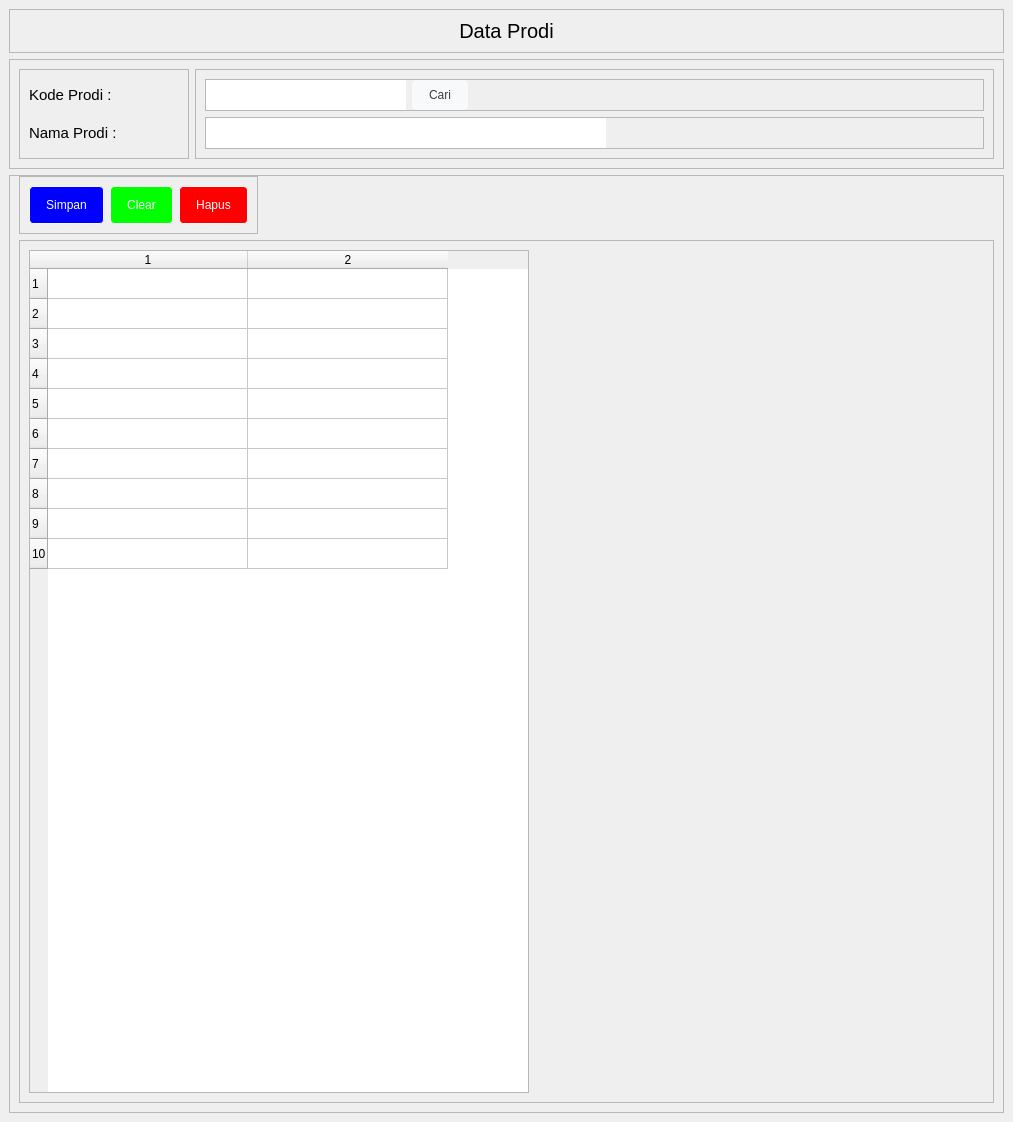
<?xml version="1.0" encoding="UTF-8"?>
<ui version="4.0">
 <class>MainWindow</class>
 <widget class="QMainWindow" name="MainWindow">
  <property name="geometry">
   <rect>
    <x>0</x>
    <y>0</y>
    <width>1013</width>
    <height>1122</height>
   </rect>
  </property>
  <property name="minimumSize">
   <size>
    <width>480</width>
    <height>0</height>
   </size>
  </property>
  <property name="windowTitle">
   <string>MainWindow</string>
  </property>
  <property name="styleSheet">
   <string notr="true">QScrollArea{
border: none;
}

QScrollBar:vertical {
	background-color:#fefefe;
	width:10px;
}
QScrollBar::handle:vertical {
	background-color: #808793;
	min-height: 30px;
	border-radius: 4px;
}
QScrollBar::handle:vertical:hover{	
	background-color:#a1a6af;
}

QScrollBar:horizontal {
	background-color:#fefefe;
	height:10px;
}
QScrollBar::handle:horizontal {
	background-color: #808793;
	min-height: 30px;
	border-radius: 4px;
}
QScrollBar::handle:horizontal:hover{	
	background-color:#a1a6af;
}

QLineEdit, QDateEdit {
	border: none;
}

QLineEdit,QComboBox {
height: 30px;
}

QPushButton {
  background-color: #f8f9fa;
  border: 1px solid #f8f9fa;
  border-radius: 4px;
  color: #3c4043;
  height: 36px;
  line-height: 27px;
  min-width: 10px;
  padding: 0 16px;
  text-align: center;
  white-space: pre;
}

QPushButton:hover {
  border-color: #4285f4;
  outline: none;
}

#btnSimpan{
	color: rgb(255, 255, 255);
	background-color: rgb(0, 0, 255);
}

#btnClear{
	color: rgb(255, 255, 255);
	background-color: rgb(0, 255, 0);
}

#btnHapus{
	color: rgb(255, 255, 255);
	background-color: rgb(255, 0, 0);
}</string>
  </property>
  <widget class="QWidget" name="centralwidget">
   <property name="sizePolicy">
    <sizepolicy hsizetype="Preferred" vsizetype="Preferred">
     <horstretch>0</horstretch>
     <verstretch>0</verstretch>
    </sizepolicy>
   </property>
   <property name="styleSheet">
    <string notr="true"/>
   </property>
   <layout class="QVBoxLayout" name="verticalLayout">
    <property name="spacing">
     <number>0</number>
    </property>
    <property name="leftMargin">
     <number>0</number>
    </property>
    <property name="topMargin">
     <number>0</number>
    </property>
    <property name="rightMargin">
     <number>0</number>
    </property>
    <property name="bottomMargin">
     <number>0</number>
    </property>
    <item>
     <widget class="QScrollArea" name="scrollArea">
      <property name="widgetResizable">
       <bool>true</bool>
      </property>
      <widget class="QWidget" name="scrollAreaWidgetContents">
       <property name="geometry">
        <rect>
         <x>0</x>
         <y>0</y>
         <width>1013</width>
         <height>1122</height>
        </rect>
       </property>
       <layout class="QVBoxLayout" name="verticalLayout_2">
        <item alignment="Qt::AlignTop">
         <widget class="QFrame" name="frame">
          <property name="frameShape">
           <enum>QFrame::StyledPanel</enum>
          </property>
          <property name="frameShadow">
           <enum>QFrame::Raised</enum>
          </property>
          <layout class="QVBoxLayout" name="verticalLayout_3">
           <item>
            <widget class="QLabel" name="label">
             <property name="font">
              <font>
               <pointsize>15</pointsize>
              </font>
             </property>
             <property name="text">
              <string>Data Prodi</string>
             </property>
             <property name="alignment">
              <set>Qt::AlignCenter</set>
             </property>
            </widget>
           </item>
          </layout>
         </widget>
        </item>
        <item>
         <widget class="QFrame" name="frame_2">
          <property name="sizePolicy">
           <sizepolicy hsizetype="Preferred" vsizetype="Preferred">
            <horstretch>0</horstretch>
            <verstretch>0</verstretch>
           </sizepolicy>
          </property>
          <property name="frameShape">
           <enum>QFrame::StyledPanel</enum>
          </property>
          <property name="frameShadow">
           <enum>QFrame::Raised</enum>
          </property>
          <layout class="QHBoxLayout" name="horizontalLayout">
           <item>
            <widget class="QFrame" name="frame_4">
             <property name="sizePolicy">
              <sizepolicy hsizetype="Expanding" vsizetype="Preferred">
               <horstretch>0</horstretch>
               <verstretch>0</verstretch>
              </sizepolicy>
             </property>
             <property name="minimumSize">
              <size>
               <width>170</width>
               <height>0</height>
              </size>
             </property>
             <property name="maximumSize">
              <size>
               <width>170</width>
               <height>16777215</height>
              </size>
             </property>
             <property name="font">
              <font>
               <family>Segoe UI Symbol</family>
               <pointsize>9</pointsize>
              </font>
             </property>
             <property name="frameShape">
              <enum>QFrame::StyledPanel</enum>
             </property>
             <property name="frameShadow">
              <enum>QFrame::Raised</enum>
             </property>
             <layout class="QVBoxLayout" name="verticalLayout_6">
              <item>
               <widget class="QLabel" name="label_2">
                <property name="font">
                 <font>
                  <pointsize>11</pointsize>
                 </font>
                </property>
                <property name="text">
                 <string>Kode Prodi :</string>
                </property>
               </widget>
              </item>
              <item>
               <widget class="QLabel" name="label_3">
                <property name="font">
                 <font>
                  <pointsize>11</pointsize>
                 </font>
                </property>
                <property name="text">
                 <string>Nama Prodi :</string>
                </property>
               </widget>
              </item>
             </layout>
            </widget>
           </item>
           <item>
            <widget class="QFrame" name="frame_6">
             <property name="frameShape">
              <enum>QFrame::StyledPanel</enum>
             </property>
             <property name="frameShadow">
              <enum>QFrame::Raised</enum>
             </property>
             <layout class="QVBoxLayout" name="verticalLayout_8">
              <item>
               <widget class="QFrame" name="frame_7">
                <property name="sizePolicy">
                 <sizepolicy hsizetype="Preferred" vsizetype="Preferred">
                  <horstretch>0</horstretch>
                  <verstretch>0</verstretch>
                 </sizepolicy>
                </property>
                <property name="minimumSize">
                 <size>
                  <width>0</width>
                  <height>0</height>
                 </size>
                </property>
                <property name="frameShape">
                 <enum>QFrame::StyledPanel</enum>
                </property>
                <property name="frameShadow">
                 <enum>QFrame::Raised</enum>
                </property>
                <layout class="QHBoxLayout" name="horizontalLayout_3">
                 <property name="leftMargin">
                  <number>0</number>
                 </property>
                 <property name="topMargin">
                  <number>0</number>
                 </property>
                 <property name="rightMargin">
                  <number>0</number>
                 </property>
                 <property name="bottomMargin">
                  <number>0</number>
                 </property>
                 <item>
                  <widget class="QLineEdit" name="txtKodeProdi">
                   <property name="minimumSize">
                    <size>
                     <width>200</width>
                     <height>0</height>
                    </size>
                   </property>
                   <property name="maximumSize">
                    <size>
                     <width>200</width>
                     <height>16777215</height>
                    </size>
                   </property>
                   <property name="font">
                    <font>
                     <pointsize>12</pointsize>
                    </font>
                   </property>
                  </widget>
                 </item>
                 <item alignment="Qt::AlignLeft">
                  <widget class="QPushButton" name="btnCari">
                   <property name="minimumSize">
                    <size>
                     <width>44</width>
                     <height>10</height>
                    </size>
                   </property>
                   <property name="maximumSize">
                    <size>
                     <width>16777215</width>
                     <height>30</height>
                    </size>
                   </property>
                   <property name="text">
                    <string>Cari</string>
                   </property>
                  </widget>
                 </item>
                </layout>
               </widget>
              </item>
              <item>
               <widget class="QFrame" name="frame_10">
                <property name="frameShape">
                 <enum>QFrame::StyledPanel</enum>
                </property>
                <property name="frameShadow">
                 <enum>QFrame::Raised</enum>
                </property>
                <layout class="QVBoxLayout" name="verticalLayout_7">
                 <property name="spacing">
                  <number>0</number>
                 </property>
                 <property name="leftMargin">
                  <number>0</number>
                 </property>
                 <property name="topMargin">
                  <number>0</number>
                 </property>
                 <property name="rightMargin">
                  <number>0</number>
                 </property>
                 <property name="bottomMargin">
                  <number>0</number>
                 </property>
                 <item>
                  <widget class="QLineEdit" name="txtProdi">
                   <property name="minimumSize">
                    <size>
                     <width>200</width>
                     <height>0</height>
                    </size>
                   </property>
                   <property name="maximumSize">
                    <size>
                     <width>400</width>
                     <height>16777215</height>
                    </size>
                   </property>
                   <property name="font">
                    <font>
                     <pointsize>12</pointsize>
                    </font>
                   </property>
                   <property name="placeholderText">
                    <string/>
                   </property>
                  </widget>
                 </item>
                </layout>
               </widget>
              </item>
             </layout>
            </widget>
           </item>
          </layout>
         </widget>
        </item>
        <item>
         <widget class="QFrame" name="frame_3">
          <property name="frameShape">
           <enum>QFrame::StyledPanel</enum>
          </property>
          <property name="frameShadow">
           <enum>QFrame::Raised</enum>
          </property>
          <layout class="QVBoxLayout" name="verticalLayout_4">
           <property name="topMargin">
            <number>0</number>
           </property>
           <item alignment="Qt::AlignLeft|Qt::AlignTop">
            <widget class="QFrame" name="frame_14">
             <property name="frameShape">
              <enum>QFrame::StyledPanel</enum>
             </property>
             <property name="frameShadow">
              <enum>QFrame::Raised</enum>
             </property>
             <layout class="QHBoxLayout" name="horizontalLayout_2">
              <item>
               <widget class="QPushButton" name="btnSimpan">
                <property name="minimumSize">
                 <size>
                  <width>44</width>
                  <height>0</height>
                 </size>
                </property>
                <property name="maximumSize">
                 <size>
                  <width>75</width>
                  <height>16777215</height>
                 </size>
                </property>
                <property name="text">
                 <string>Simpan</string>
                </property>
               </widget>
              </item>
              <item>
               <widget class="QPushButton" name="btnClear">
                <property name="minimumSize">
                 <size>
                  <width>44</width>
                  <height>0</height>
                 </size>
                </property>
                <property name="text">
                 <string>Clear</string>
                </property>
               </widget>
              </item>
              <item>
               <widget class="QPushButton" name="btnHapus">
                <property name="minimumSize">
                 <size>
                  <width>44</width>
                  <height>0</height>
                 </size>
                </property>
                <property name="text">
                 <string>Hapus</string>
                </property>
               </widget>
              </item>
             </layout>
            </widget>
           </item>
           <item>
            <widget class="QFrame" name="frame_5">
             <property name="frameShape">
              <enum>QFrame::StyledPanel</enum>
             </property>
             <property name="frameShadow">
              <enum>QFrame::Raised</enum>
             </property>
             <layout class="QVBoxLayout" name="verticalLayout_5">
              <item>
               <widget class="QTableWidget" name="gridProdi">
                <property name="sizePolicy">
                 <sizepolicy hsizetype="Preferred" vsizetype="Expanding">
                  <horstretch>0</horstretch>
                  <verstretch>0</verstretch>
                 </sizepolicy>
                </property>
                <property name="minimumSize">
                 <size>
                  <width>300</width>
                  <height>500</height>
                 </size>
                </property>
                <property name="maximumSize">
                 <size>
                  <width>500</width>
                  <height>16777215</height>
                 </size>
                </property>
                <property name="rowCount">
                 <number>10</number>
                </property>
                <property name="columnCount">
                 <number>2</number>
                </property>
                <attribute name="horizontalHeaderDefaultSectionSize">
                 <number>200</number>
                </attribute>
                <row/>
                <row/>
                <row/>
                <row/>
                <row/>
                <row/>
                <row/>
                <row/>
                <row/>
                <row/>
                <column/>
                <column/>
               </widget>
              </item>
             </layout>
            </widget>
           </item>
          </layout>
         </widget>
        </item>
       </layout>
      </widget>
     </widget>
    </item>
   </layout>
  </widget>
 </widget>
 <resources/>
 <connections/>
</ui>
